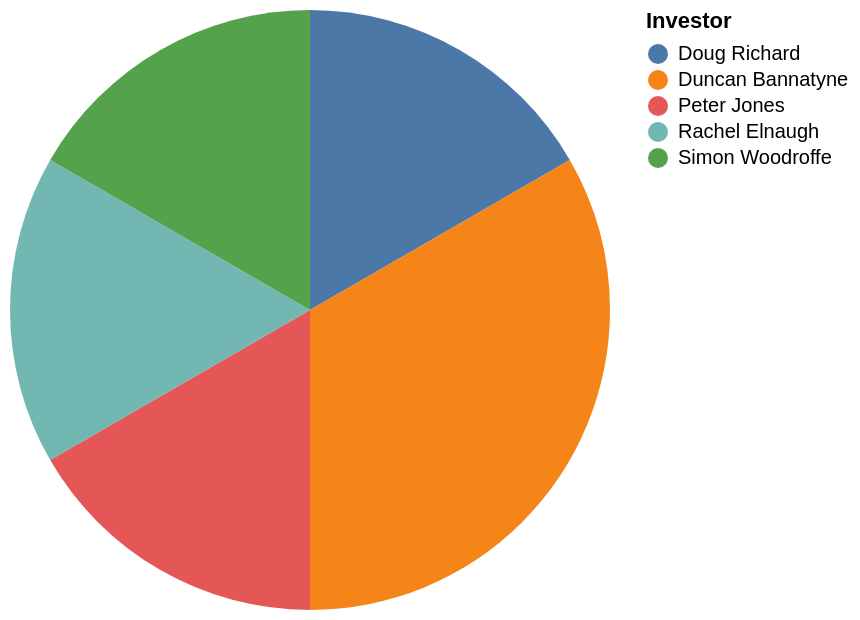

Vega-Lite specification stored for this chart:
### Vega-Lite specification from a JSON file in a GitHub repository (floating-point values rounded to 4 significant figures)
{"data": {"values": [{"x_data": "Doug Richard", "y_data": 1}, {"x_data": "Duncan Bannatyne", "y_data": 2}, {"x_data": "Peter Jones", "y_data": 1}, {"x_data": "Rachel Elnaugh", "y_data": 1}, {"x_data": "Simon Woodroffe", "y_data": 1}]}, "mark": "arc", "encoding": {"theta": {"field": "y_data", "type": "quantitative", "title": "COUNT(Investor)"}, "color": {"field": "x_data", "type": "nominal", "title": "Investor"}}}
